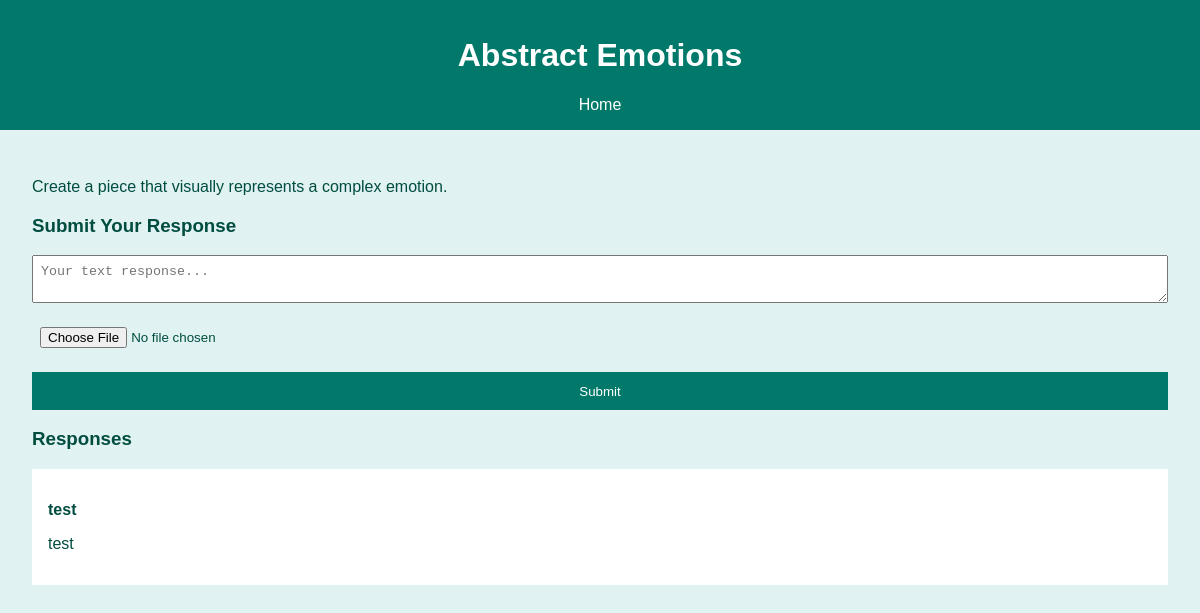
The app's page /prompt/1 (signed in) with its own data.
### tables this page shows
CREATE TABLE prompts (
        id INTEGER PRIMARY KEY AUTOINCREMENT,
        title TEXT NOT NULL,
        description TEXT
    );

CREATE TABLE responses (
        id INTEGER PRIMARY KEY AUTOINCREMENT,
        prompt_id INTEGER NOT NULL,
        user_id INTEGER NOT NULL,
        text_response TEXT,
        file_path TEXT,
        FOREIGN KEY(prompt_id) REFERENCES prompts(id),
        FOREIGN KEY(user_id) REFERENCES users(id)
    );

CREATE TABLE users (
        id INTEGER PRIMARY KEY AUTOINCREMENT,
        username TEXT NOT NULL UNIQUE,
        password TEXT NOT NULL
    );

### app.py (the view, shortened to what this page needs)
@app.route('/prompt/<int:prompt_id>', methods=['GET', 'POST'])
def prompt(prompt_id):
    if 'user_id' not in session:
        return redirect(url_for('login'))
    cur = get_db().cursor()
    cur.execute("SELECT * FROM prompts WHERE id = ?", (prompt_id,))
    prompt = cur.fetchone()
    cur.execute("""
        SELECT r.text_response, r.file_path, u.username
        FROM responses r
        JOIN users u ON r.user_id = u.id
        WHERE r.prompt_id = ?
    """, (prompt_id,))
    responses = cur.fetchall()
    return render_template('prompt.html', prompt=prompt, responses=responses)

### app.py (called while the page is built)
def get_db():
    db = getattr(g, '_database', None)
    if db is None:
        db = g._database = sqlite3.connect(DATABASE)
    return db

@app.teardown_appcontext
def close_connection(exception):
    db = getattr(g, '_database', None)
    if db is not None:
        db.close()

### templates/prompt.html (shortened to what this page needs)
<!DOCTYPE html>
<html lang="en">
<head>
    <link rel="stylesheet" href="{{ url_for('static', filename='css/style.css') }}">
</head>
<body>
    <header>
        <h1>{{ prompt[1] }}</h1>
        <nav>
            <a href="{{ url_for('index') }}">Home</a>
        </nav>
    </header>
    <main>
        <p>{{ prompt[2] }}</p>
        <div class="response-form">
            <h3>Submit Your Response</h3>
            <form action="{{ url_for('prompt', prompt_id=prompt[0]) }}" method="post" enctype="multipart/form-data">
                <textarea name="text_response" placeholder="Your text response..."></textarea>
                <input type="file" name="file_response">
                <button type="submit">Submit</button>
            </form>
        </div>
        <div class="responses">
            <h3>Responses</h3>
            {% for response in responses %}
                <div class="response-item">
                    <p><b>{{ response[2] }}</b></p>
                    <p>{{ response[0] }}</p>
                </div>
            {% endfor %}
        </div>
    </main>
</body>
</html>

### static/css/style.css (style rules this page uses)
body { font-family: sans-serif; background-color: #e0f2f1; color: #004d40; margin: 0; padding: 0; }
header { background-color: #00796b; color: #ffffff; padding: 1rem; text-align: center; }
nav a { color: #ffffff; margin: 0 15px; text-decoration: none; }
main { padding: 2rem; }
.response-form form { display: flex; flex-direction: column; }
.response-form textarea, .response-form input, .login-form input, .register-form input { margin-bottom: 1rem; padding: 0.5rem; }
.response-form button, .login-form button, .register-form button { background-color: #00796b; color: white; border: none; padding: 0.7rem; cursor: pointer; }
.responses .response-item { background-color: #ffffff; margin-top: 1rem; padding: 1rem; }

### records on screen
prompts: title "Abstract Emotions", description "Create a piece that visually represents a complex emotion."
responses: username "test", text_response "test"
